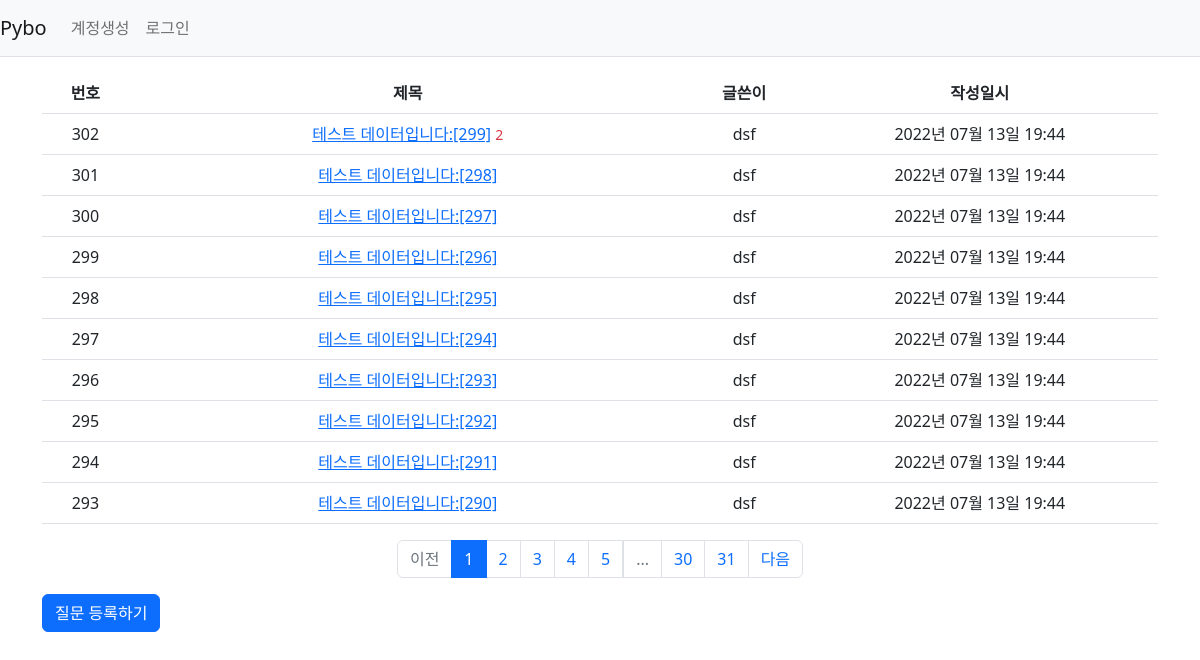
Page /question/list/ on the committed database.
### pybo/models.py (models this page shows)
class Question(db.Model):
    id = db.Column(db.Integer, primary_key=True)
    subject = db.Column(db.String(200), nullable=False)
    content = db.Column(db.Text(), nullable=False)
    create_date = db.Column(db.DateTime(), nullable=False)
    user_id = db.Column(db.Integer, db.ForeignKey(
        'user.id', ondelete='CASCADE'), nullable=False)  #, server_default='1')
    user = db.relationship('User', backref=db.backref('question_set'))
    modify_date = db.Column(db.DateTime(), nullable=True)

class User(db.Model):
    id = db.Column(db.Integer, primary_key=True)
    username = db.Column(db.String(150), unique=True, nullable=False)
    password = db.Column(db.String(200), nullable=False)
    email = db.Column(db.String(120), unique=True, nullable=False)

### pybo/views/question_views.py (the view)
@bp.route('/list/')
def _list():
    page = request.args.get('page', type=int, default=1) # 페이지
    question_list = Question.query.order_by(Question.create_date.desc())
    question_list = question_list.paginate(page, per_page=10)
    return render_template('question/question_list.html', question_list=question_list)

### pybo/filter.py (called while the page is built)
def format_datetime(value, fmt='%Y년 %m월 %d일 %H:%M'):
    return value.strftime(fmt)

### pybo/views/auth_views.py (called while the page is built)
@bp.before_app_request
def load_logged_in_user():
    user_id = session.get('user_id')
    if user_id is None:
        g.user = None
    else:
        g.user = User.query.get(user_id)

### pybo/templates/question/question_list.html
{% extends 'base.html' %}
{% block content %}
<div class="container my-3">
    <table class="table">
        <thead>
        <tr class="text-center thead-dark">
            <th>번호</th>
            <th style="width:50%">제목</th>
            <th>글쓴이</th>
            <th>작성일시</th>
        </tr>
        </thead>
        <tbody>
        {% if question_list %}
        {% for question in question_list.items %}
        <tr class="text-center">
            <td>{{ question_list.total - (question_list.page - 1) * question_list.per_page - loop.index0}}</td>
            <td class="text-left">
                <a href="{{ url_for('question.detail', question_id=question.id) }}">{{question.subject}}</a>
                {% if question.answer_set|length > 0 %}
                <span class="text-danger small ml-2">{{ question.answer_set|length}}</span>
                {% endif %}
            </td>
            <td>{{ question.user.username }}</td>
            <td>{{ question.create_date|datetime }}</td>
        </tr>
        {% endfor %}
        {% else %}
        <tr>
            <td colspan="3">질문이 없습니다.</td>
        </tr>
        {% endif %}
        </tbody>
    </table>
    <ul class="pagination justify-content-center">
        {% if question_list.has_prev %}
        <li class="page-item">
            <a class="page-link" href="?page={{ question_list.prev_num }}">이전</a>
        </li>
        {% else %}
        <li class="page-item disabled">
            <a class="page-link" tabindex="-1" aria-disabled="true" href="#">이전</a>
        </li>
        {% endif %}
        {% for page_num in question_list.iter_pages() %}
            {% if page_num %}
                {% if page_num != question_list.page %}
                <li class="page-item">
                    <a class="page-link" href="?page={{ page_num }}">{{ page_num }}</a>
                </li>
                {% else %}
                <li class="page-item active" aria-current="page">
                    <a class="page-link" href="#">{{ page_num }}</a>
                </li>
                {% endif %}
            {% else %}
                <li class="disabled">
                    <a class="page-link">...</a>
                </li>
            {% endif %}
        {% endfor %}
        {% if question_list.has_next %}
        <li class="page-item">
            <a class="page-link" href="?page={{ question_list.next_num }}">다음</a>
        </li>
        {% else %}
        <li class="page-item disabled">
            <a class="page-link" tabindex="-1" aria-disabled="true" href="#">다음</a>
        </li>
        {% endif %}
    </ul>
    <a href="{{ url_for('question.create') }}" class="btn btn-primary">질문 등록하기</a>
</div>
{% endblock %}

### pybo/templates/base.html (shortened to what this page needs)
<!doctype html>
<html lang="ko">
<head>
    <link rel="stylesheet" href="{{ url_for('static', filename='bootstrap.min.css') }}">
    <link rel="stylesheet" href="{{ url_for('static', filename='style.css') }}">
</head>
<body>
{% include "navbar.html" %}
{% block content %}
{% endblock %}
</body>
</html>

### pybo/templates/navbar.html (shortened to what this page needs)
<nav class="navbar navbar-expand-lg navbar-light bg-light border-bottom">
    <a class="navbar-brand" href="{{ url_for('main.index') }}">Pybo</a>
    <div class="collapse navbar-collapse flex-grow-0" id="navbarNav">
        {% if g.user %}
        <ul class="navbar-nav">
            <li class="nav-item">
                <a class="nav-link" href="{{ url_for('auth.logout') }}">{{ g.user.username }} (로그아웃)</a>
            </li>
        </ul>
        {% else %}
        <ul class="navbar-nav">
            <li class="nav-item">
                <a class="nav-link" href="{{url_for('auth.signup')}}">계정생성</a>
            </li>
            <li class="nav-item">
                <a class="nav-link" href="{{ url_for('auth.login') }}">로그인</a>
            </li>
        </ul>
        {% endif %}
    </div>
</nav>

### rows in the picture
Question: total "302", subject "테스트 데이터입니다:[299]", answer_set|length "2", user.username "dsf", create_date "2022년 07월 13일 19:44"
Question: total "301", subject "테스트 데이터입니다:[298]", user.username "dsf", create_date "2022년 07월 13일 19:44"
Question: total "300", subject "테스트 데이터입니다:[297]", user.username "dsf", create_date "2022년 07월 13일 19:44"
Question: total "299", subject "테스트 데이터입니다:[296]", user.username "dsf", create_date "2022년 07월 13일 19:44"
Question: total "298", subject "테스트 데이터입니다:[295]", user.username "dsf", create_date "2022년 07월 13일 19:44"
Question: total "297", subject "테스트 데이터입니다:[294]", user.username "dsf", create_date "2022년 07월 13일 19:44"
Question: total "296", subject "테스트 데이터입니다:[293]", user.username "dsf", create_date "2022년 07월 13일 19:44"
Question: total "295", subject "테스트 데이터입니다:[292]", user.username "dsf", create_date "2022년 07월 13일 19:44"
Question: total "294", subject "테스트 데이터입니다:[291]", user.username "dsf", create_date "2022년 07월 13일 19:44"
Question: total "293", subject "테스트 데이터입니다:[290]", user.username "dsf", create_date "2022년 07월 13일 19:44"

### other values in the picture
{{ page_num }} "1"
{{ page_num }} "2" "3" "4" "5" "30" "31"
